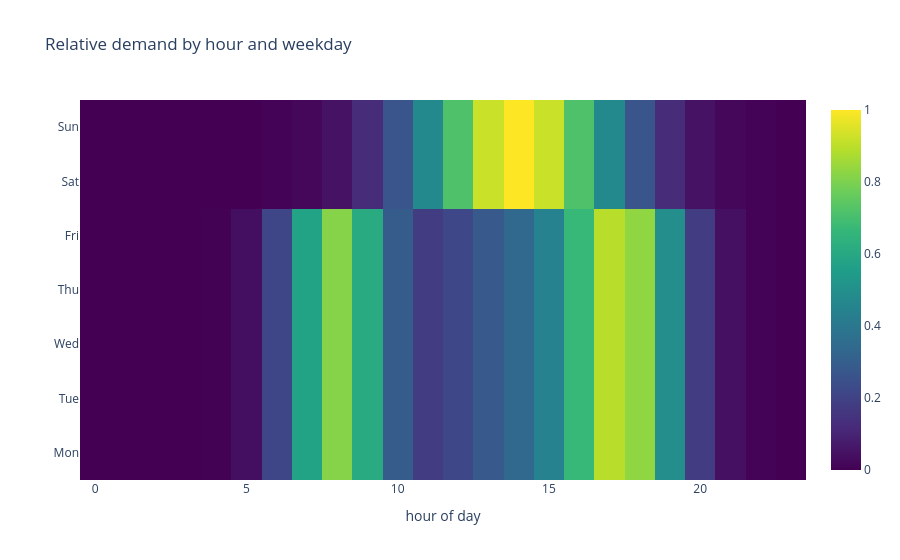

Notebook code cell kept with this figure:
### Markdown cell above
## Daily rides per station (7-day rolling mean)

### Code cell
hours = np.arange(24)
commute = np.exp(-((hours - 8) ** 2) / 3) + np.exp(-((hours - 17.5) ** 2) / 4)
leisure = np.exp(-((hours - 14) ** 2) / 12)
profile = np.array([0.8 * commute + 0.3 * leisure if d < 5 else leisure for d in range(7)])
fig = go.Figure(go.Heatmap(z=profile.round(3), x=hours, y=["Mon", "Tue", "Wed", "Thu", "Fri", "Sat", "Sun"],
                           colorscale="Viridis"))
fig.update_layout(title="Relative demand by hour and weekday", xaxis_title="hour of day")
fig.show()

### Figure 1 — Plotly figure (JSON) as saved in the notebook; plotly's stock layout.template omitted (floating-point values rounded to 4 significant figures; data arrays with more than 128 entries replaced by an {"elided": "..."} marker saying what was removed)
{"data": [{"colorscale": [[0.0, "#440154"], [0.1111, "#482878"], [0.2222, "#3e4989"], [0.3333, "#31688e"], [0.4444, "#26828e"], [0.5556, "#1f9e89"], [0.6667, "#35b779"], [0.7778, "#6ece58"], [0.8889, "#b5de2b"], [1.0, "#fde725"]], "type": "heatmap", "x": [0, 1, 2, 3, 4, 5, 6, 7, 8, 9, 10, 11, 12, 13, 14, 15, 16, 17, 18, 19, 20, 21, 22, 23], "y": ["Mon", "Tue", "Wed", "Thu", "Fri", "Sat", "Sun"], "z": {"elided": "7x24 float values"}}], "layout": {"title": {"text": "Relative demand by hour and weekday"}, "xaxis": {"title": {"text": "hour of day"}}}}
